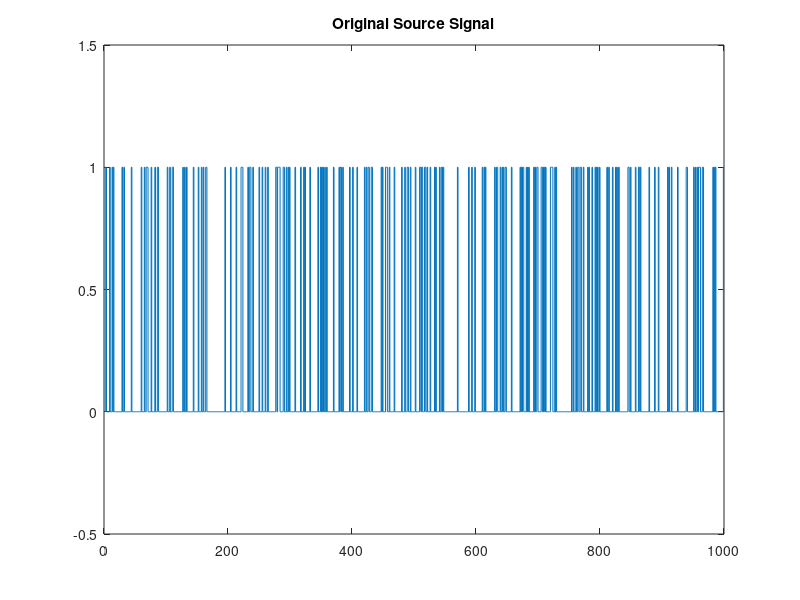
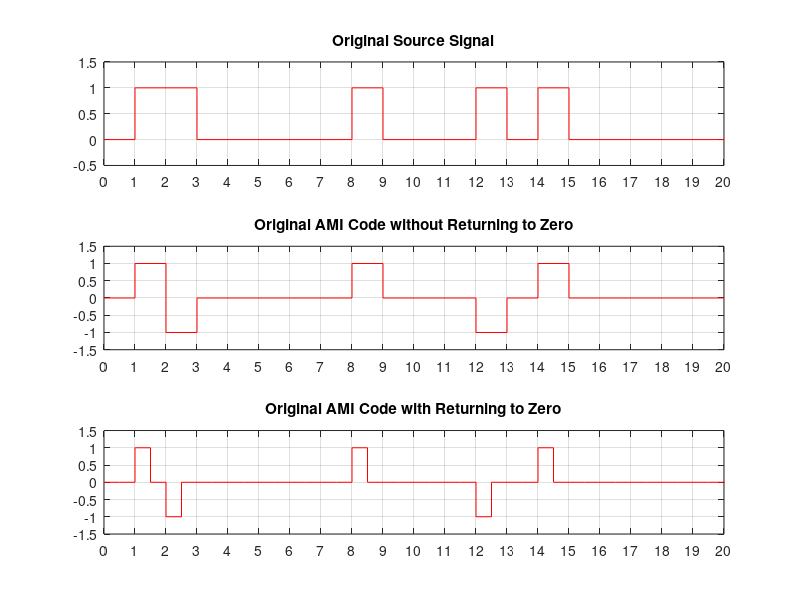

MATLAB code for these plots, in order:
% Created by Huang Lu, Department of Electronic Engineering, Tsinghua University
% 2015/10/30, Friday, Beijing
% Code for Homework 3 of Communication and Network

% Generate the Source Signal
clear all; close all; clc;
p0 = 0.8;                       % Probability of 0
x0 = rand(1,1000);              % Uniform Distribution in [0,1]
x0(x0<p0) = 0;                  % Get the Source Signal
x0(x0>=p0) = 1;
figure(1); stairs(x0);          % Figure of the Original Signal
title('Original Source Signal')
set(gca,'Ylim', [-0.5, 1.5])

% AMI Code
c1 = [1, 0];
c2 = [0, 0];
c3 = [-1, 0];
AMI_code = zeros(1, 21);    % AMI Code without Returning to 0
AMI_code0 = zeros(1, 41);   % AMI Code with Returning to 0
f1 = x0(1);                 % Initial the fk, fk = fk-1 = x(0)    
for m = 1:1:21
    f0 = f1;                    % Update fk-1
    f1 = ~(x0(m)==f0);          % Update fk
    if x0(m) == 0               % Get AMI Code
        AMI_code0(2*m-1:2*m) = c2;
        AMI_code(m) = 0;
    else
        if f1 == 1
            AMI_code0(2*m-1:2*m) = c1;
            AMI_code(m) = 1;
        else
            AMI_code0(2*m-1:2*m) = c3;
            AMI_code(m) = -1;
        end
    end
    
end
figure(2); 
subplot(3,1,1); stairs(x0(1:21),'r'); % Figure of the Original Signal
title('Original Source Signal')
set(gca,'Ylim', [-0.5, 1.5])
set(gca,'Xlim', [1, 21])
set(gca,'xtick',[1:1:21],'xticklabel',[0:1:20]) 
grid on;
subplot(3,1,2); stairs(AMI_code,'r'); % Figure of the AMI Code without Returning to 0
title('Original AMI Code without Returning to Zero')
set(gca,'Ylim', [-1.5, 1.5])
set(gca,'Xlim', [1, 21])
set(gca,'xtick',[1:1:21],'xticklabel',[0:1:20]) 
grid on;
subplot(3,1,3); stairs(AMI_code0,'r');% Figure of the AMI Code with Returning to 0
title('Original AMI Code with Returning to Zero')
set(gca,'Ylim', [-1.5, 1.5])
set(gca,'Xlim', [1, 41])
set(gca,'xtick',[1:2:41],'xticklabel',[0:1:20]) 
grid on;

% HDB3 Code

% Miller Code

% Power Spectrum